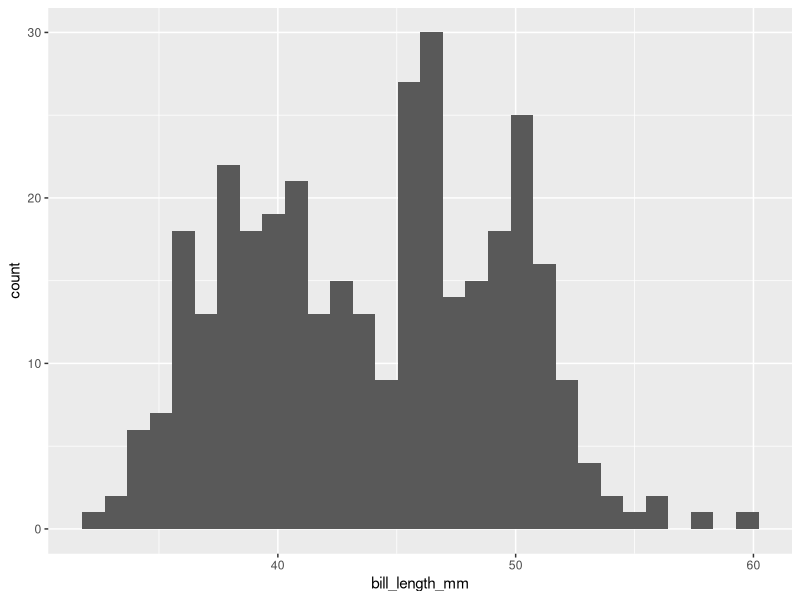
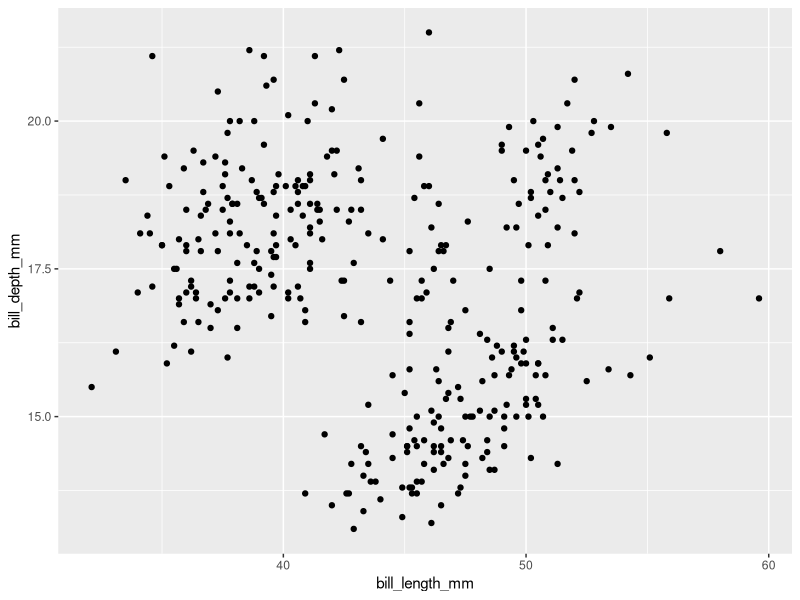
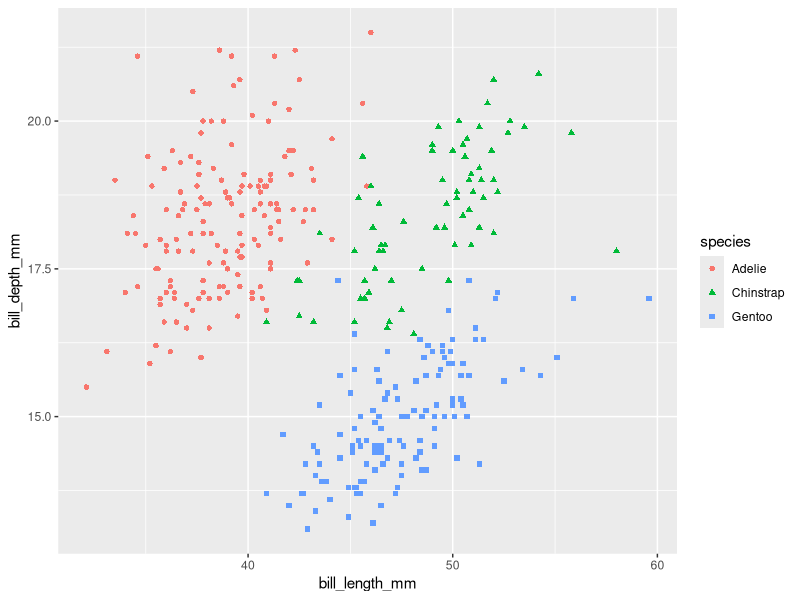
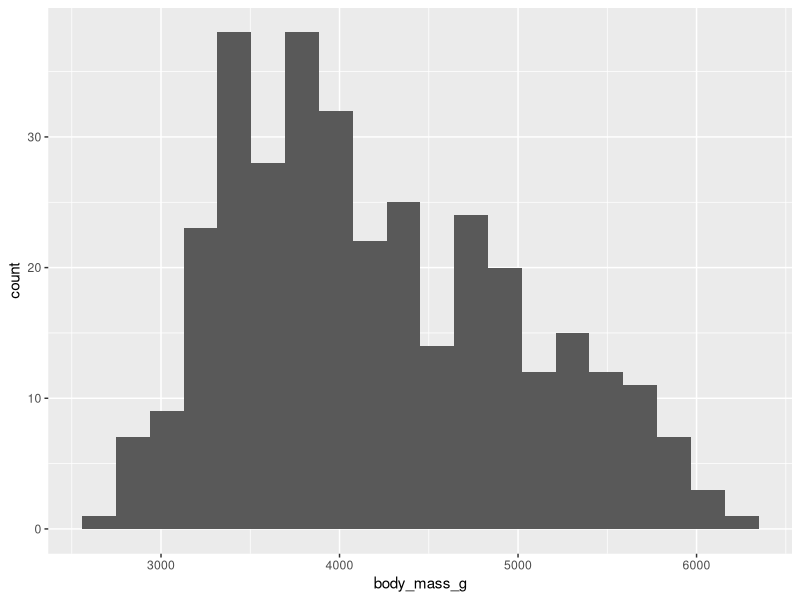
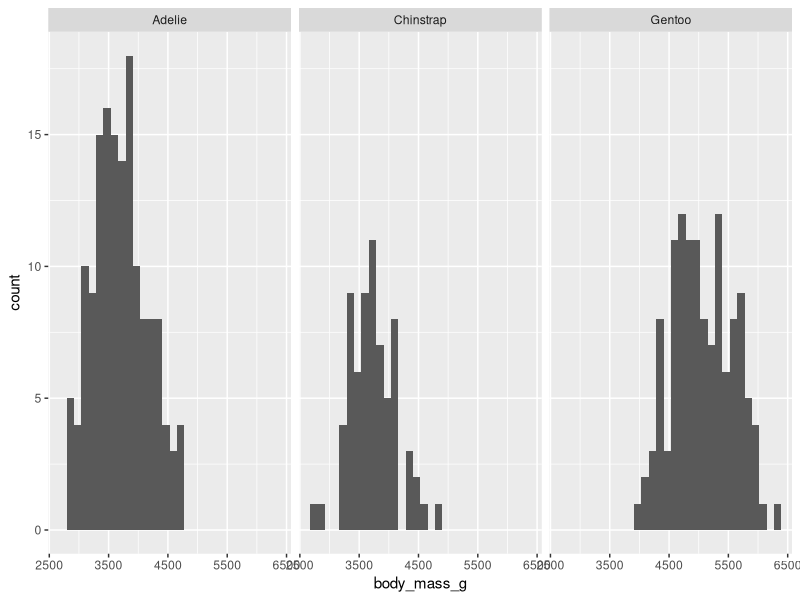
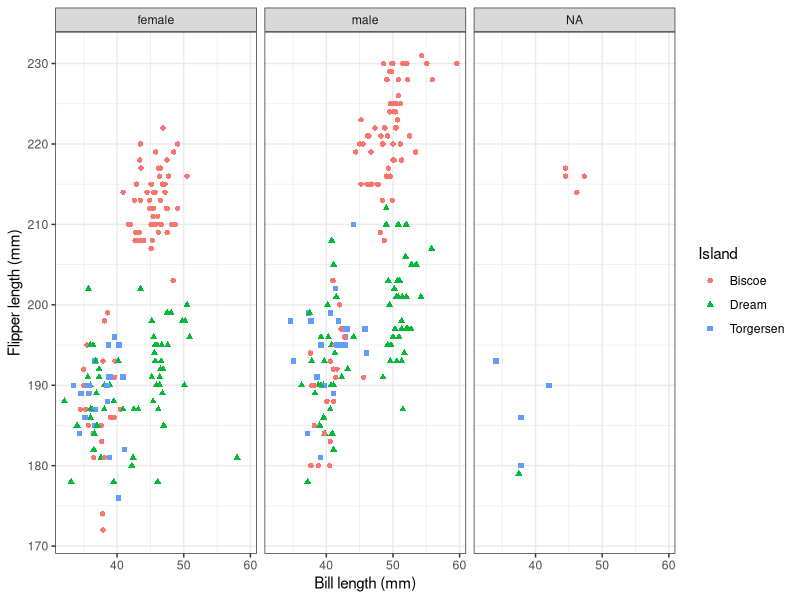
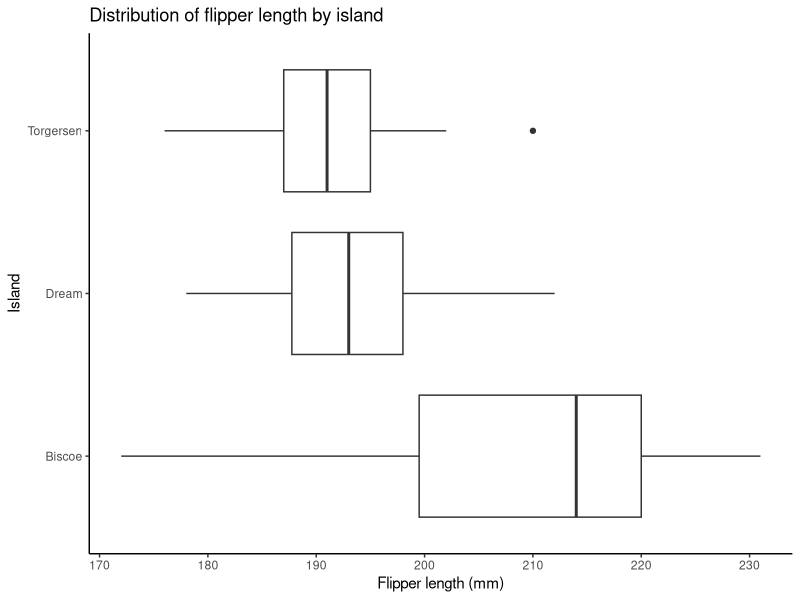

The R source for these figures, in order:
## ---- chunk 1
knitr::opts_chunk$set(echo = TRUE)
knitr::opts_chunk$set(message = F)
knitr::opts_chunk$set(warning = F)
## ---- chunk 2
library(palmerpenguins)
library(tidyverse)
glimpse(penguins)
## ---- chunk 3
penguins |>
  ggplot(aes(x = bill_length_mm)) +
  geom_histogram()
## ---- chunk 4
penguins |>
  ggplot(aes(x = bill_length_mm, y = bill_depth_mm)) +
  geom_point()
## ---- chunk 5
penguins |>
  ggplot(aes(x = bill_length_mm, 
  y = bill_depth_mm, 
  color = species,
  shape = species)) +
  geom_point()
## ---- chunk 6
penguins |>
  count(species)
## ---- chunk 7
penguins |>
  count(island)
## ---- chunk 8
penguins |>
  ggplot(aes(x = body_mass_g)) +
  geom_histogram(bins=20)
## ---- chunk 9
penguins |>
  summarize(mean(body_mass_g))
## ---- chunk 10
penguins |>
  summarize(mean(body_mass_g, na.rm=TRUE))
## ---- chunk 11
penguins |>
  summarize(num_mass_na = sum(is.na(body_mass_g)))
## ---- chunk 12
penguins |>
  ggplot(aes(x = body_mass_g)) +
  geom_histogram() +
  facet_wrap(~species)
## ---- chunk 13
penguins |>
  group_by(species) |>
  summarize(mean(body_mass_g, na.rm=TRUE))
## ---- chunk 14
penguins |>
  ggplot(aes(x = bill_length_mm, 
             y = flipper_length_mm, 
             color = island,
             shape = island)) +
  geom_point() +
  facet_wrap(~sex) +
  labs(x = "Bill length (mm)",
       y = "Flipper length (mm)",
       color = "Island",
       shape = "Island") +
  theme_bw()
## ---- chunk 15
penguins |>
  ggplot(aes(x = flipper_length_mm, 
             y = island)) +
  geom_boxplot() +
  labs(x = "Flipper length (mm)", 
       y = "Island", 
       title = "Distribution of flipper length by island") +
  theme_classic()
